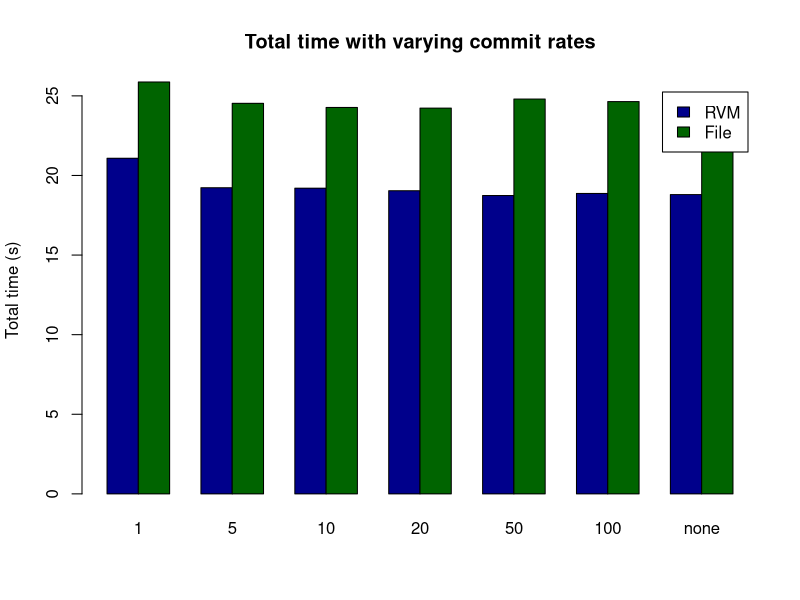

This figure's R source:
pdf("dgemv_total_time_commit.pdf")

data <- matrix(c(21.08,25.87,19.23,24.53,19.2,24.27,19.04,24.23,18.74,24.8,18.87,24.64,18.8,24.63),ncol=7, nrow=2)

barplot(data, main="Total time with varying commit rates",
        ylab="Total time (s)", xlab="", col=c("darkblue","darkgreen"), 
        beside=TRUE,
        names.arg=c("1", "5", "10", "20", "50", "100", "none"), 
        legend=c("RVM", "File"))

